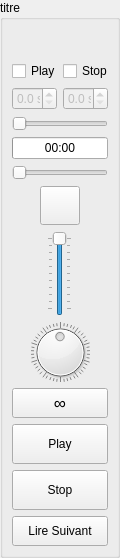
<?xml version="1.0" encoding="UTF-8"?>
<ui version="4.0">
 <class>GearDesign</class>
 <widget class="QWidget" name="GearDesign">
  <property name="geometry">
   <rect>
    <x>0</x>
    <y>0</y>
    <width>120</width>
    <height>558</height>
   </rect>
  </property>
  <property name="minimumSize">
   <size>
    <width>120</width>
    <height>0</height>
   </size>
  </property>
  <property name="maximumSize">
   <size>
    <width>120</width>
    <height>16777215</height>
   </size>
  </property>
  <property name="windowTitle">
   <string>Form</string>
  </property>
  <layout class="QVBoxLayout" name="verticalLayout_3">
   <property name="leftMargin">
    <number>0</number>
   </property>
   <property name="topMargin">
    <number>0</number>
   </property>
   <property name="rightMargin">
    <number>0</number>
   </property>
   <property name="bottomMargin">
    <number>0</number>
   </property>
   <item>
    <widget class="QGroupBox" name="gbTitre">
     <property name="title">
      <string>titre</string>
     </property>
     <layout class="QVBoxLayout" name="verticalLayout">
      <item>
       <widget class="QLabel" name="leNotes">
        <property name="minimumSize">
         <size>
          <width>0</width>
          <height>26</height>
         </size>
        </property>
        <property name="maximumSize">
         <size>
          <width>16777215</width>
          <height>26</height>
         </size>
        </property>
        <property name="text">
         <string/>
        </property>
        <property name="textFormat">
         <enum>Qt::RichText</enum>
        </property>
       </widget>
      </item>
      <item>
       <layout class="QHBoxLayout" name="horizontalLayout_4">
        <item>
         <widget class="QCheckBox" name="cbFondueStart">
          <property name="layoutDirection">
           <enum>Qt::LeftToRight</enum>
          </property>
          <property name="text">
           <string>Play</string>
          </property>
         </widget>
        </item>
        <item>
         <widget class="QCheckBox" name="cbFondueStop">
          <property name="layoutDirection">
           <enum>Qt::LeftToRight</enum>
          </property>
          <property name="text">
           <string>Stop</string>
          </property>
         </widget>
        </item>
       </layout>
      </item>
      <item>
       <layout class="QHBoxLayout" name="horizontalLayout">
        <item>
         <widget class="QDoubleSpinBox" name="dsbFondueStart">
          <property name="enabled">
           <bool>false</bool>
          </property>
          <property name="buttonSymbols">
           <enum>QAbstractSpinBox::UpDownArrows</enum>
          </property>
          <property name="suffix">
           <string> s</string>
          </property>
          <property name="decimals">
           <number>1</number>
          </property>
          <property name="maximum">
           <double>99.000000000000000</double>
          </property>
         </widget>
        </item>
        <item>
         <widget class="QDoubleSpinBox" name="dsbFondueStop">
          <property name="enabled">
           <bool>false</bool>
          </property>
          <property name="buttonSymbols">
           <enum>QAbstractSpinBox::UpDownArrows</enum>
          </property>
          <property name="accelerated">
           <bool>true</bool>
          </property>
          <property name="suffix">
           <string> s</string>
          </property>
          <property name="decimals">
           <number>1</number>
          </property>
          <property name="singleStep">
           <double>1.000000000000000</double>
          </property>
         </widget>
        </item>
       </layout>
      </item>
      <item>
       <layout class="QVBoxLayout" name="layoutSeek">
        <item>
         <widget class="QSliderCustom" name="progPlaySeek">
          <property name="pageStep">
           <number>0</number>
          </property>
          <property name="orientation">
           <enum>Qt::Horizontal</enum>
          </property>
         </widget>
        </item>
       </layout>
      </item>
      <item>
       <widget class="QProgressBarCustom" name="progPlay">
        <property name="value">
         <number>0</number>
        </property>
        <property name="alignment">
         <set>Qt::AlignCenter</set>
        </property>
        <property name="textVisible">
         <bool>true</bool>
        </property>
        <property name="textDirection">
         <enum>QProgressBar::TopToBottom</enum>
        </property>
        <property name="format">
         <string>00:00</string>
        </property>
       </widget>
      </item>
      <item>
       <widget class="QSliderCustom" name="ProgFinSeek">
        <property name="pageStep">
         <number>0</number>
        </property>
        <property name="orientation">
         <enum>Qt::Horizontal</enum>
        </property>
        <property name="invertedAppearance">
         <bool>false</bool>
        </property>
        <property name="invertedControls">
         <bool>true</bool>
        </property>
       </widget>
      </item>
      <item>
       <layout class="QHBoxLayout" name="horizontalLayout_5">
        <item>
         <widget class="QToolButton" name="bMute">
          <property name="minimumSize">
           <size>
            <width>32</width>
            <height>32</height>
           </size>
          </property>
          <property name="text">
           <string/>
          </property>
          <property name="icon">
           <iconset>
            <selectedon>:/img/mute.png</selectedon>
           </iconset>
          </property>
          <property name="iconSize">
           <size>
            <width>32</width>
            <height>32</height>
           </size>
          </property>
          <property name="checkable">
           <bool>true</bool>
          </property>
         </widget>
        </item>
       </layout>
      </item>
      <item>
       <layout class="QHBoxLayout" name="layoutVolume">
        <item>
         <widget class="QSliderCustom" name="volumeSlider">
          <property name="maximum">
           <number>100</number>
          </property>
          <property name="pageStep">
           <number>10</number>
          </property>
          <property name="sliderPosition">
           <number>100</number>
          </property>
          <property name="tracking">
           <bool>true</bool>
          </property>
          <property name="orientation">
           <enum>Qt::Vertical</enum>
          </property>
          <property name="tickPosition">
           <enum>QSlider::TicksBothSides</enum>
          </property>
          <property name="tickInterval">
           <number>10</number>
          </property>
         </widget>
        </item>
       </layout>
      </item>
      <item>
       <layout class="QHBoxLayout" name="horizontalLayout_3">
        <item>
         <widget class="QDial" name="dPan">
          <property name="maximumSize">
           <size>
            <width>16777215</width>
            <height>60</height>
           </size>
          </property>
          <property name="cursor">
           <cursorShape>OpenHandCursor</cursorShape>
          </property>
          <property name="mouseTracking">
           <bool>false</bool>
          </property>
          <property name="minimum">
           <number>-100</number>
          </property>
          <property name="maximum">
           <number>100</number>
          </property>
          <property name="sliderPosition">
           <number>0</number>
          </property>
          <property name="tracking">
           <bool>true</bool>
          </property>
          <property name="orientation">
           <enum>Qt::Horizontal</enum>
          </property>
          <property name="invertedAppearance">
           <bool>false</bool>
          </property>
          <property name="invertedControls">
           <bool>false</bool>
          </property>
          <property name="wrapping">
           <bool>true</bool>
          </property>
          <property name="notchTarget">
           <double>4.000000000000000</double>
          </property>
          <property name="notchesVisible">
           <bool>true</bool>
          </property>
         </widget>
        </item>
       </layout>
      </item>
      <item>
       <widget class="QPushButton" name="bLoop">
        <property name="minimumSize">
         <size>
          <width>0</width>
          <height>30</height>
         </size>
        </property>
        <property name="font">
         <font>
          <pointsize>13</pointsize>
          <weight>50</weight>
          <bold>false</bold>
         </font>
        </property>
        <property name="text">
         <string>∞</string>
        </property>
        <property name="checkable">
         <bool>true</bool>
        </property>
        <property name="checked">
         <bool>false</bool>
        </property>
       </widget>
      </item>
      <item>
       <widget class="QPushButton" name="bPlay">
        <property name="minimumSize">
         <size>
          <width>0</width>
          <height>40</height>
         </size>
        </property>
        <property name="text">
         <string>Play</string>
        </property>
        <property name="checkable">
         <bool>true</bool>
        </property>
       </widget>
      </item>
      <item>
       <widget class="QPushButton" name="bStop">
        <property name="minimumSize">
         <size>
          <width>0</width>
          <height>40</height>
         </size>
        </property>
        <property name="text">
         <string>Stop</string>
        </property>
       </widget>
      </item>
      <item>
       <widget class="QPushButton" name="bNext">
        <property name="minimumSize">
         <size>
          <width>0</width>
          <height>30</height>
         </size>
        </property>
        <property name="text">
         <string>Lire Suivant</string>
        </property>
        <property name="checkable">
         <bool>true</bool>
        </property>
        <property name="checked">
         <bool>false</bool>
        </property>
       </widget>
      </item>
     </layout>
    </widget>
   </item>
  </layout>
 </widget>
 <customwidgets>
  <customwidget>
   <class>QSliderCustom</class>
   <extends>QSlider</extends>
   <header location="global">widget/qslidercustom.h</header>
  </customwidget>
  <customwidget>
   <class>QProgressBarCustom</class>
   <extends>QProgressBar</extends>
   <header location="global">widget/qprogressbarcustom.h</header>
  </customwidget>
 </customwidgets>
 <resources/>
 <connections>
  <connection>
   <sender>cbFondueStop</sender>
   <signal>toggled(bool)</signal>
   <receiver>dsbFondueStop</receiver>
   <slot>setEnabled(bool)</slot>
   <hints>
    <hint type="sourcelabel">
     <x>108</x>
     <y>108</y>
    </hint>
    <hint type="destinationlabel">
     <x>108</x>
     <y>136</y>
    </hint>
   </hints>
  </connection>
  <connection>
   <sender>cbFondueStart</sender>
   <signal>toggled(bool)</signal>
   <receiver>dsbFondueStart</receiver>
   <slot>setEnabled(bool)</slot>
   <hints>
    <hint type="sourcelabel">
     <x>56</x>
     <y>108</y>
    </hint>
    <hint type="destinationlabel">
     <x>56</x>
     <y>136</y>
    </hint>
   </hints>
  </connection>
 </connections>
</ui>
